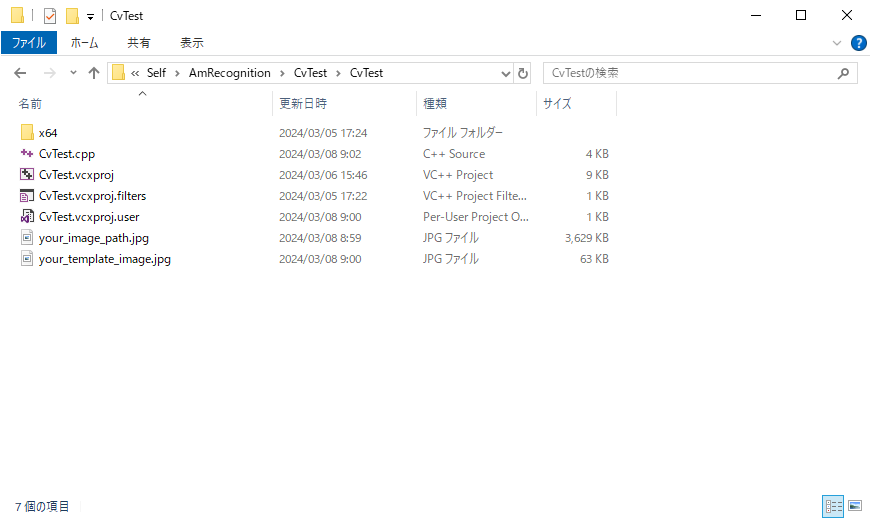
//> input picture CvTest/CvTest/your_image_path.jpg, 871 x 519 px
$ ./CvTest   (built with g++ and OpenCV 4)
//> lines starting //> are read from the running program, lines starting //| are printed output that depends on the picture; after the words box and inside, x2 and y2 are one past the last pixel; in counts of white or black regions, pixels touching at a corner belong together
#pragma region Test1
#include <opencv2/opencv.hpp>
#include <iostream>

int main() {
    // 读取图像
    cv::Mat image = cv::imread("your_image_path.jpg");
//> image is the input picture: 519 rows x 871 cols, CV_8UC3; mean B, G, R 251.7, 251.6, 251.3

    if (image.empty()) {
        std::cerr << "Error: Unable to read the image." << std::endl;
        return -1;
    }

    // 读取要识别的图像
    cv::Mat templateImage = cv::imread("your_template_image.jpg");
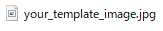
//> input picture CvTest/CvTest/your_template_image.jpg, 163 x 31 px
//> templateImage is the input picture: 31 rows x 163 cols, CV_8UC3; mean B, G, R 239, 238.7, 238.9

    if (templateImage.empty()) {
        std::cerr << "Error: Unable to read the template image." << std::endl;
        return -1;
    }

    // 使用模板匹配进行图像识别
    cv::Mat result;
    cv::matchTemplate(image, templateImage, result, cv::TM_CCOEFF_NORMED);
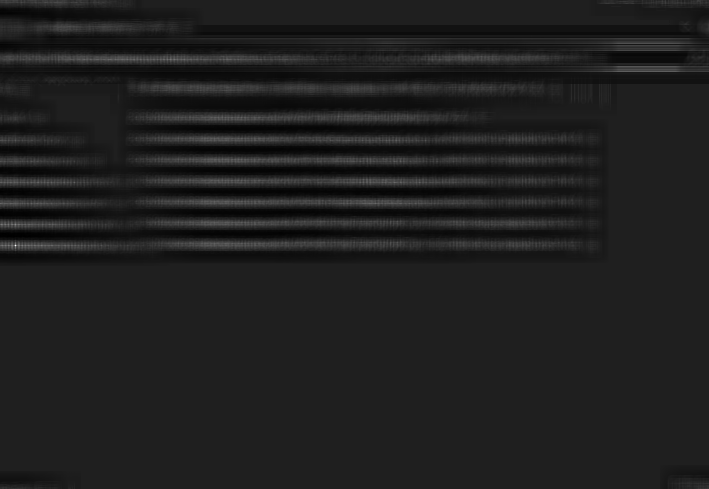
//> result: 489 rows x 709 cols, CV_32FC1; min -0.141, max 1, mean -0.000164; drawn with min black and max white

    // 设置阈值，可以根据具体情况调整
    double threshold = 0.8;
    cv::threshold(result, result, threshold, 1.0, cv::THRESH_BINARY);
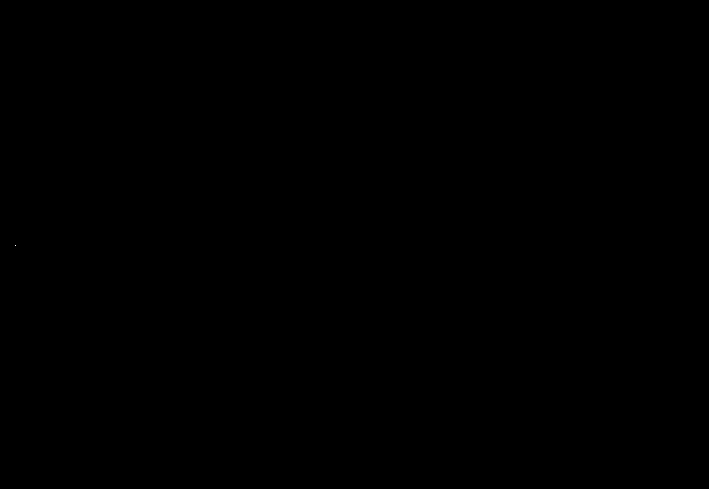
//> result: 489 rows x 709 cols, CV_32FC1; values 0 (black) and 1 (white), 0% white in thin lines or dots, all inside (x1, y1, x2, y2) = (15, 245, 16, 246)

    // 寻找匹配位置
    std::vector<cv::Point> locations;
    cv::findNonZero(result, locations);
//> locations = 1 Point (x, y): [15, 245]

    // 在原图上标识匹配位置
    for (const cv::Point& loc : locations) {
        cv::Rect rect(loc.x, loc.y, templateImage.cols, templateImage.rows);
        cv::rectangle(image, rect, cv::Scalar(0, 255, 0), 2); // 用绿色矩形框标识
    }
//> this loop made 1 pass
//> rect on pass 1: Rect(15, 245, 163, 31)
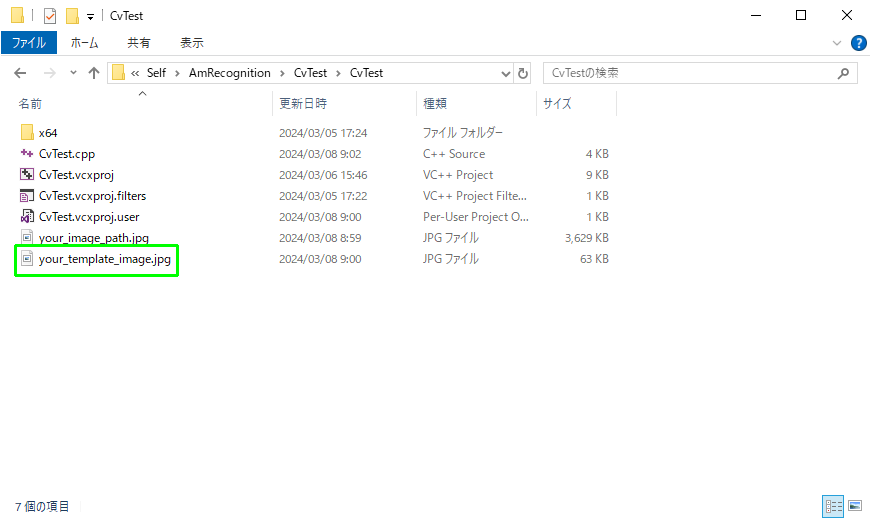
//> image: 519 rows x 871 cols, CV_8UC3; 0.25% of pixels changed, all inside (x1, y1, x2, y2) = (14, 244, 179, 277)

    // 显示结果
    cv::imshow("Result", image);
    cv::waitKey(0);

    return 0;
}

#pragma endregion

#pragma region Test Face
//#include <opencv2/opencv.hpp>
//
//int main() {
//    // 创建人脸检测器
//    cv::CascadeClassifier faceCascade;
//    if (!faceCascade.load("haarcascade_frontalface_default.xml")) {
//        std::cerr << "Error: Unable to load the face cascade classifier." << std::endl;
//        return -1;
//    }
//
//    // 遍历多个图片文件
//    for (int i = 1; i <= 99; ++i) {
//        // 生成文件名
//        std::string filename = "your_image_path_" + (i < 10 ? "0" : "") + std::to_string(i) + ".jpg";
//
//        // 读取图像
//        cv::Mat img = cv::imread(filename);
//
//        if (img.empty()) {
//            std::cerr << "Error: Unable to read the image " << filename << std::endl;
//            continue;  // 继续处理下一张图像
//        }
//
//        // 转换为灰度图
//        cv::Mat gray;
//        cv::cvtColor(img, gray, cv::COLOR_BGR2GRAY);
//
//        // 检测人脸
//        std::vector<cv::Rect> faces;
//        faceCascade.detectMultiScale(gray, faces, 1.3, 5);
//
//        // 在图像上标识人脸
//        for (const cv::Rect& face : faces) {
//            cv::rectangle(img, face, cv::Scalar(0, 255, 0), 2); // 用绿色矩形框标识人脸
//        }
//
//        // 显示结果（可选）
//        cv::imshow("Result", img);
//        cv::waitKey(0);
//
//        // 保存结果（可选）
//        cv::imwrite("result_" + filename, img);
//    }
//
//    return 0;
//}

#pragma endregion


#pragma region Test2
// [53 lines of commented-out code are left out]
#pragma endregion

#pragma region Test3
// [80 lines of commented-out code are left out]
#pragma endregion
